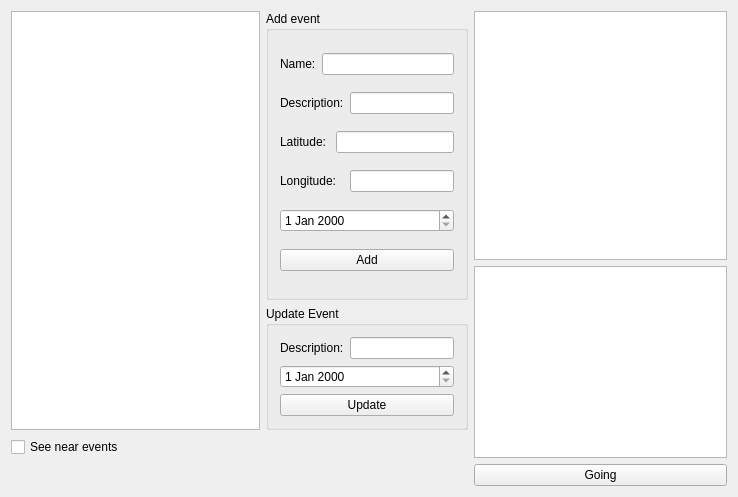
<?xml version="1.0" encoding="UTF-8"?>
<ui version="4.0">
 <class>PersonFormClass</class>
 <widget class="QMainWindow" name="PersonFormClass">
  <property name="geometry">
   <rect>
    <x>0</x>
    <y>0</y>
    <width>738</width>
    <height>497</height>
   </rect>
  </property>
  <property name="windowTitle">
   <string>PersonForm</string>
  </property>
  <widget class="QWidget" name="centralWidget">
   <layout class="QGridLayout" name="gridLayout_3">
    <item row="0" column="0" rowspan="3" colspan="2">
     <widget class="QListWidget" name="listWidgetEvents"/>
    </item>
    <item row="0" column="2" rowspan="2">
     <widget class="QGroupBox" name="groupBox">
      <property name="title">
       <string>Add event</string>
      </property>
      <layout class="QGridLayout" name="gridLayout">
       <item row="0" column="0">
        <widget class="QLabel" name="label">
         <property name="text">
          <string>Name:</string>
         </property>
        </widget>
       </item>
       <item row="0" column="1" colspan="3">
        <widget class="QLineEdit" name="lineEditName"/>
       </item>
       <item row="1" column="0" colspan="3">
        <widget class="QLabel" name="label_3">
         <property name="text">
          <string>Description:</string>
         </property>
        </widget>
       </item>
       <item row="1" column="3">
        <widget class="QLineEdit" name="lineEditDesc"/>
       </item>
       <item row="2" column="0" colspan="2">
        <widget class="QLabel" name="label_2">
         <property name="text">
          <string>Latitude:</string>
         </property>
        </widget>
       </item>
       <item row="2" column="2" colspan="2">
        <widget class="QLineEdit" name="lineEditLat"/>
       </item>
       <item row="3" column="0" colspan="3">
        <widget class="QLabel" name="label_4">
         <property name="text">
          <string>Longitude:</string>
         </property>
        </widget>
       </item>
       <item row="3" column="3">
        <widget class="QLineEdit" name="lineEditLong"/>
       </item>
       <item row="4" column="0" colspan="4">
        <widget class="QDateEdit" name="dateEditAdd"/>
       </item>
       <item row="5" column="0" colspan="4">
        <widget class="QPushButton" name="pushButtonAdd">
         <property name="text">
          <string>Add</string>
         </property>
        </widget>
       </item>
      </layout>
     </widget>
    </item>
    <item row="0" column="3">
     <widget class="QListWidget" name="listWidgetParticipants"/>
    </item>
    <item row="1" column="3" rowspan="3">
     <widget class="QTextEdit" name="textEdit"/>
    </item>
    <item row="2" column="2">
     <widget class="QGroupBox" name="groupBox_2">
      <property name="title">
       <string>Update Event</string>
      </property>
      <layout class="QGridLayout" name="gridLayout_2">
       <item row="0" column="0">
        <widget class="QLabel" name="label_5">
         <property name="text">
          <string>Description:</string>
         </property>
        </widget>
       </item>
       <item row="0" column="1">
        <widget class="QLineEdit" name="lineEditDescUpdate"/>
       </item>
       <item row="1" column="0" colspan="2">
        <widget class="QDateEdit" name="dateEditUpdate"/>
       </item>
       <item row="2" column="0" colspan="2">
        <widget class="QPushButton" name="pushButtonUpdate">
         <property name="text">
          <string>Update</string>
         </property>
        </widget>
       </item>
      </layout>
     </widget>
    </item>
    <item row="3" column="0">
     <widget class="QCheckBox" name="checkBox">
      <property name="text">
       <string>See near events</string>
      </property>
     </widget>
    </item>
    <item row="3" column="1" colspan="2">
     <widget class="QLabel" name="labelPositon">
      <property name="font">
       <font>
        <pointsize>14</pointsize>
       </font>
      </property>
      <property name="text">
       <string/>
      </property>
     </widget>
    </item>
    <item row="4" column="3">
     <widget class="QPushButton" name="pushButtonGoing">
      <property name="text">
       <string>Going</string>
      </property>
     </widget>
    </item>
   </layout>
  </widget>
 </widget>
 <layoutdefault spacing="6" margin="11"/>
 <resources>
  <include location="PersonForm.qrc"/>
 </resources>
 <connections/>
</ui>
